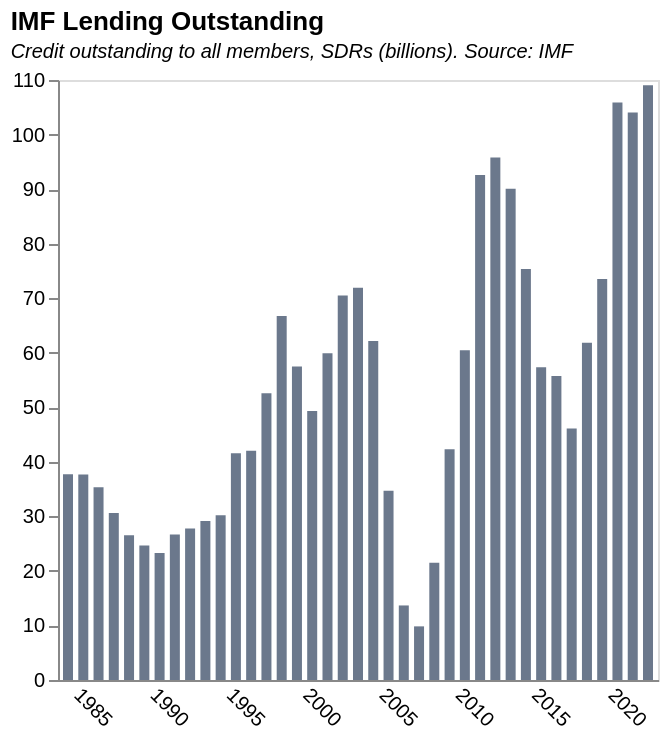

This figure's Vega-Lite source:
### Vega-Lite specification from a JSON file in a GitHub repository (floating-point values rounded to 4 significant figures)
{"$schema": "https://vega.github.io/schema/vega-lite/v5.json", "title": {"text": "IMF Lending Outstanding", "subtitle": "Credit outstanding to all members, SDRs (billions). Source: IMF", "subtitleFontStyle": "italic", "subtitleFontSize": 10, "anchor": "start", "color": "black"}, "data": {"values": [{"Date": "08/31/2022", "GRA Purchases": "93769635059", "PRGT 1/2/": "15254184552", "Totals": "109023819611", "Year": "2022"}, {"Date": "12/31/2021", "GRA Purchases": "89474552025", "PRGT 1/2/": "14554823681", "Totals": "104029375706", "Year": "2021"}, {"Date": "12/31/2020", "GRA Purchases": "93408630285", "PRGT 1/2/": "12481816684", "Totals": "105890446969", "Year": "2020"}, {"Date": "12/31/2019", "GRA Purchases": "66945509865", "PRGT 1/2/": "6590835450", "Totals": "73536345315", "Year": "2019"}, {"Date": "12/31/2018", "GRA Purchases": "55395611392", "PRGT 1/2/": "6426181029", "Totals": "61821792421", "Year": "2018"}, {"Date": "12/31/2017", "GRA Purchases": "39585385873", "PRGT 1/2/": "6522280669", "Totals": "46107666542", "Year": "2017"}, {"Date": "12/31/2016", "GRA Purchases": "49267630851", "PRGT 1/2/": "6482647937", "Totals": "55750278788", "Year": "2016"}, {"Date": "12/31/2015", "GRA Purchases": "50757840741", "PRGT 1/2/": "6575911158", "Totals": "57333751899", "Year": "2015"}, {"Date": "12/31/2014", "GRA Purchases": "69041563463", "PRGT 1/2/": "6292755583", "Totals": "75334319046", "Year": "2014"}, {"Date": "12/31/2013", "GRA Purchases": "83899249061", "PRGT 1/2/": "6174392682", "Totals": "90073641743", "Year": "2013"}, {"Date": "12/31/2012", "GRA Purchases": "90042348252", "PRGT 1/2/": "5766292503", "Totals": "95808640755", "Year": "2012"}, {"Date": "12/31/2011", "GRA Purchases": "87276915790", "PRGT 1/2/": "5308609594", "Totals": "92585525384", "Year": "2011"}, {"Date": "12/31/2010", "GRA Purchases": "55620104510", "PRGT 1/2/": "4819344134", "Totals": "60439448644", "Year": "2010"}, {"Date": "12/31/2009", "GRA Purchases": "37221142436", "PRGT 1/2/": "5079705286", "Totals": "42300847722", "Year": "2009"}, {"Date": "12/31/2008", "GRA Purchases": "17514964723", "PRGT 1/2/": "3972372030", "Totals": "21487336753", "Year": "2008"}, {"Date": "12/31/2007", "GRA Purchases": "6036146757", "PRGT 1/2/": "3796945581", "Totals": "9833092338", "Year": "2007"}, {"Date": "12/31/2006", "GRA Purchases": "9822640239", "PRGT 1/2/": "3844020520", "Totals": "13666660759", "Year": "2006"}, {"Date": "12/31/2005", "GRA Purchases": "28432143237", "PRGT 1/2/": "6282121668", "Totals": "34714264905", "Year": "2005"}, {"Date": "12/31/2004", "GRA Purchases": "55373766674", "PRGT 1/2/": "6766029353", "Totals": "62139796027", "Year": "2004"}, {"Date": "12/31/2003", "GRA Purchases": "65032062712", "PRGT 1/2/": "6880893268", "Totals": "71912955980", "Year": "2003"}, {"Date": "12/31/2002", "GRA Purchases": "63601058794", "PRGT 1/2/": "6868671012", "Totals": "70469729806", "Year": "2002"}, {"Date": "12/31/2001", "GRA Purchases": "53477225409", "PRGT 1/2/": "6424578684", "Totals": "59901804093", "Year": "2001"}, {"Date": "12/31/2000", "GRA Purchases": "42990531049", "PRGT 1/2/": "6331595468", "Totals": "49322126517", "Year": "2000"}, {"Date": "12/31/1999", "GRA Purchases": "51061861875", "PRGT 1/2/": "6434274362", "Totals": "57496136237", "Year": "1999"}, {"Date": "12/31/1998", "GRA Purchases": "60451017051", "PRGT 1/2/": "6288825925", "Totals": "66739842976", "Year": "1998"}, {"Date": "12/31/1997", "GRA Purchases": "46559033783", "PRGT 1/2/": "6009867422", "Totals": "52568901205", "Year": "1997"}, {"Date": "12/31/1996", "GRA Purchases": "36127472805", "PRGT 1/2/": "5881609752", "Totals": "42009082557", "Year": "1996"}, {"Date": "12/31/1995", "GRA Purchases": "35929173412", "PRGT 1/2/": "5657438528", "Totals": "41586611940", "Year": "1995"}, {"Date": "12/31/1994", "GRA Purchases": "25611676952", "PRGT 1/2/": "4599768498", "Totals": "30211445450", "Year": "1994"}, {"Date": "12/31/1993", "GRA Purchases": "25196745031", "PRGT 1/2/": "3942792899", "Totals": "29139537930", "Year": "1993"}, {"Date": "12/31/1992", "GRA Purchases": "23967172718", "PRGT 1/2/": "3804463796", "Totals": "27771636514", "Year": "1992"}, {"Date": "12/31/1991", "GRA Purchases": "23378573926", "PRGT 1/2/": "3285717796", "Totals": "26664291722", "Year": "1991"}, {"Date": "12/31/1990", "GRA Purchases": "20731851093", "PRGT 1/2/": "2571911617", "Totals": "23303762710", "Year": "1990"}, {"Date": "12/31/1989", "GRA Purchases": "22315104224", "PRGT 1/2/": "2334886562", "Totals": "24649990786", "Year": "1989"}, {"Date": "12/31/1988", "GRA Purchases": "24750004884", "PRGT 1/2/": "1773964293", "Totals": "26523969177", "Year": "1988"}, {"Date": "12/31/1987", "GRA Purchases": "28751979125", "PRGT 1/2/": "1866342930", "Totals": "30618322055", "Year": "1987"}, {"Date": "12/31/1986", "GRA Purchases": "33334905644", "PRGT 1/2/": "2013169931", "Totals": "35348075575", "Year": "1986"}, {"Date": "12/31/1985", "GRA Purchases": "35194787249", "PRGT 1/2/": "2470247948", "Totals": "37665035197", "Year": "1985"}, {"Date": "12/31/1984", "GRA Purchases": "34936772393", "PRGT 1/2/": "2769874900", "Totals": "37706647293", "Year": "1984"}, {"Date": "", "GRA Purchases": "", "PRGT 1/2/": "", "Totals": "", "Year": ""}, {"Date": "", "GRA Purchases": "", "PRGT 1/2/": "", "Totals": "", "Year": ""}, {"Date": " 1/ Includes loans under the Structural Adjustment Facility and Trust Fund.", "GRA Purchases": "", "PRGT 1/2/": "", "Totals": "", "Year": ""}, {"Date": "", "GRA Purchases": "", "PRGT 1/2/": "", "Totals": "", "Year": ""}, {"Date": " 2/ Formerly PRGF-ESF.", "GRA Purchases": "", "PRGT 1/2/": "", "Totals": "", "Year": ""}], "format": {"parse": {"Year": "date"}}}, "transform": [{"calculate": "datum. Totals/1000000000", "as": "billions"}], "height": 300, "width": 300, "mark": {"type": "bar", "color": "#6b788c"}, "encoding": {"x": {"field": "Year", "type": "temporal", "axis": {"title": null, "grid": false, "ticks": false, "labelAngle": 45}}, "y": {"field": "billions", "type": "quantitative", "title": "", "axis": {"grid": false}}}}
